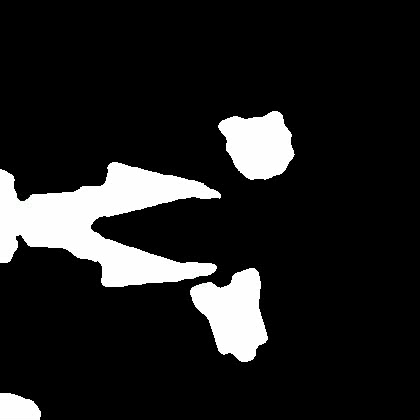
#> input picture frame 8 of vision/pipeline/tests/sample.mov, 420 x 420 px, given in place of the camera
$ python segment.py
#> lines starting #> are read from the running program, lines starting #| are printed output that depends on the picture
### exp/utilities/recorder.py
import const
import cv2
import numpy as np

def generate(shape):
    fourcc = cv2.VideoWriter_fourcc(*'mp4v')
    writer = cv2.VideoWriter('original.mov', fourcc, 10.0, shape)
    return writer

### vision/pipeline/segment.py
import cv2
import numpy as np
from utilities import recorder
import constants as const
# returns distance between loc1 and loc2
# locs - two-element tuples of integers x,y
def dist(loc1, loc2):
    return ((loc1[0] - loc2[0])**2 + (loc1[1] - loc2[1])**2)**(1.0/2.0)

# compute the squared distance between two locations
def dist_squared(loc1, loc2):
    diffx = loc1[0] - loc2[0]
    diffy = loc1[1] - loc2[1]
    return diffx * diffx + diffy * diffy

# Given a point, maps pixel to val if in range
# map - image
# lower - 3 tuple lower bound
# upper - 3 tuple upper bound
# val - value to replace if in range
# loc - location of pixel x,y
def mapRange(map, loc):
    x, y = loc
    blue, green, red = map[y, x]
    blueLow, greenLow, redLow = (0,0,0)
    blueUp, greenUp, redUp = (130, 130, 130)

    if greenLow < green \
            and greenUp > green \
            and blueLow < blue \
            and blueUp > blue \
            and redLow < red \
            and redUp > red:
        ""
        map[y, x] =  [120, 180, 120]
        map[y+1, x] =  [120, 180, 120]
        map[y, x+1] =  [120, 180, 120]
        map[y+1, x+1] =  [120, 180, 120]


# Setting up video capture
vc = cv2.VideoCapture(0)

if vc.isOpened():
    rval, frame = vc.read()
#> frame is the input picture: shape (420, 420, 3); mean B, G, R 32, 32, 32
else:
    rval = False

rval, frame = vc.read()
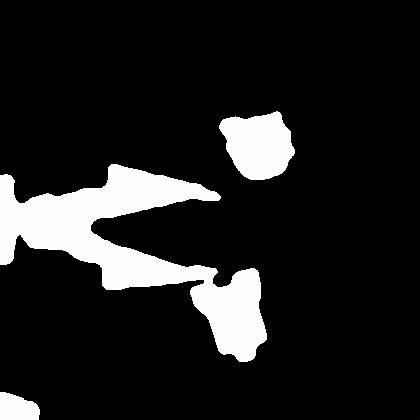
#> input picture frame 9 of vision/pipeline/tests/sample.mov, 420 x 420 px, given in place of the camera
#> frame is the input picture: shape (420, 420, 3); mean B, G, R 31.9, 31.9, 31.9


# reading hyperparameters generated by calibrate.py
f = open('hyperparams.txt', 'r')
#> (reads vision/hyperparams.txt from the repository)
x = 10
y = 20
maxRedLoc = [int(x) for x in f.readline().split(',') ]
d = int(float(f.readline()))
d_squared = d * d
f.close()

tolerance = 2000

# generate a recorder with frame width and height
rec = recorder.generate((const.HEIGHT, const.WIDTH))

lower_green = np.array([30,10,0])
upper_green = np.array([70,140,180])


# TODO for each frame, get the controller state, learn.
while 1:

    rval, frame = vc.read()
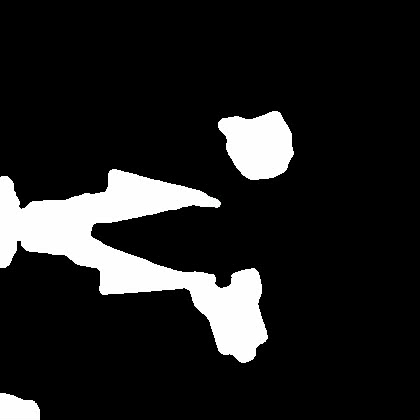
#> input picture frame 10 of vision/pipeline/tests/sample.mov, 420 x 420 px, given in place of the camera
#> frame is the input picture: shape (420, 420, 3); mean B, G, R 32, 32, 32
    frame = frame[0+const.OFFSET_Y:const.HEIGHT+const.OFFSET_Y, 0+const.OFFSET_X:const.WIDTH+const.OFFSET_X]
#> frame = empty array

    # identify the black ring around disk
    for i in range( int(maxRedLoc[1] - 2*d), int(maxRedLoc[1] + 2*d), 2 ):
        for j in range( int(maxRedLoc[0] - 2*d), int(maxRedLoc[0] + 2*d), 2 ):
            if abs(dist_squared((j, i), maxRedLoc) - d_squared) < 2000:        # 2000 is fault tolerance for squared distance around the ring
#> (the run stopped early here; a loop or call above may not have finished)
